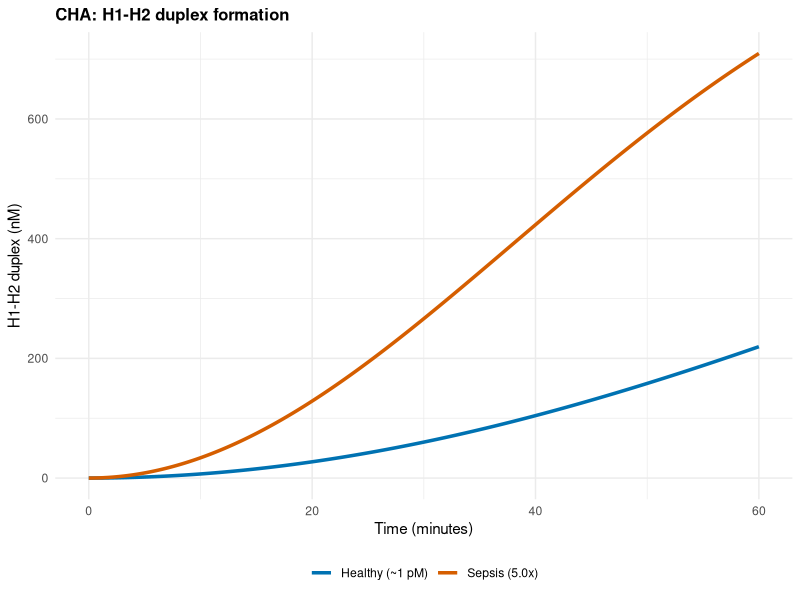

Write the R code that produced this figure.
library(deSolve)
library(ggplot2)

# 1. Parameters (Units: M, s)
params <- c(
  k1f  = 6.23e+06,
  k1r  = 1.34e-03,
  k2f  = 6.23e+06,
  k2r  = 3.40e+04,
  kcat = 0.086,
  Km   = 3.0e-06     # 3 uM
)

# 2. ODE system
cha_system_fixed <- function(t, state, parameters) {
  with(as.list(c(state, parameters)), {
    # Initiator production by Cas13a
    V_cas = (kcat * miRNA * H0) / (Km + H0)

    # CHA reactions
    V1 = k1f * I * H1 - k1r * I_H1
    V2 = k2f * I_H1 * H2 - k2r * H1_H2 * I

    dmiRNA <- 0
    dH0    <- -V_cas
    dI     <- V_cas - V1 + V2
    dH1    <- -V1
    dH2    <- -V2
    dI_H1  <- V1 - V2
    dH1_H2 <- V2

    return(list(c(dmiRNA, dH0, dI, dH1, dH2, dI_H1, dH1_H2)))
  })
}

# 3. Initial concentrations
h_conc      <- 1.0e-06   # 1 uM
h0_conc     <- 5.0e-07   # 500 nM
mir_healthy <- 1e-12     # 1 pM
fold_sepsis <- 5.0       # 5.0x
mir_sepsis  <- mir_healthy * fold_sepsis   # 5 pM

init_healthy <- c(miRNA = mir_healthy, H0 = h0_conc, I = 0, H1 = h_conc, H2 = h_conc, I_H1 = 0, H1_H2 = 0)
init_sepsis  <- c(miRNA = mir_sepsis,  H0 = h0_conc, I = 0, H1 = h_conc, H2 = h_conc, I_H1 = 0, H1_H2 = 0)

# 4. Time (1 hour)
times <- seq(0, 3600, by = 1)

# 5. Solve
# NOTE: concentrations are in M (1e-12 ... 1e-6), so the default atol (1e-6) is far too
# large and produces numerical noise / a spike at t = 0. Use tight tolerances.
out_healthy <- as.data.frame(ode(y = init_healthy, times = times, func = cha_system_fixed, parms = params,
                                 method = "lsoda", rtol = 1e-8, atol = 1e-18))
out_sepsis  <- as.data.frame(ode(y = init_sepsis,  times = times, func = cha_system_fixed, parms = params,
                                 method = "lsoda", rtol = 1e-8, atol = 1e-18))

lab_healthy <- "Healthy (~1 pM)"
lab_sepsis  <- "Sepsis (5.0x)"

out_healthy$Condition <- lab_healthy
out_sepsis$Condition  <- lab_sepsis
df <- rbind(out_healthy, out_sepsis)
df$Condition <- factor(df$Condition, levels = c(lab_healthy, lab_sepsis))

# 6. Plot (colorblind-friendly, solid lines)
p <- ggplot(df, aes(x = time / 60, y = H1_H2 * 1e9, color = Condition)) +
  geom_line(linewidth = 1.2, linetype = "solid") +
  scale_color_manual(values = setNames(c("#0072B2", "#D55E00"), c(lab_healthy, lab_sepsis))) +
  labs(
    title = "CHA: H1-H2 duplex formation",
    x = "Time (minutes)",
    y = "H1-H2 duplex (nM)"
  ) +
  theme_minimal() +
  theme(
    legend.position = "bottom",
    plot.title = element_text(face = "bold", size = 12),
    axis.title = element_text(size = 11),
    legend.title = element_blank()
  )

print(p)
# ggsave("figure7.png", p, width = 8, height = 5, dpi = 300)
